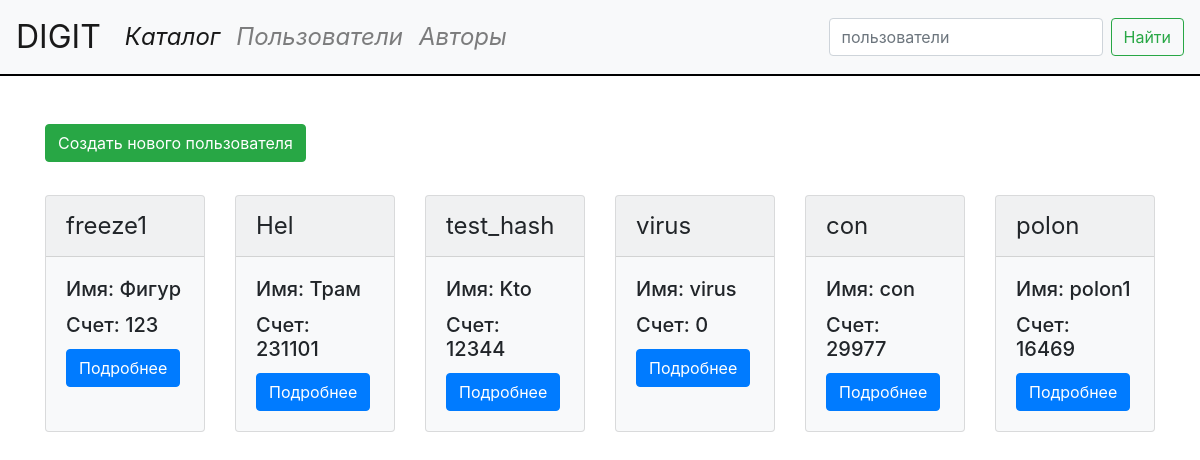
Screenshot of /digit/users/ (signed in) with the database file from the repository.
### server/models.py (models this page shows, shortened)
class Users(models.Model):
	Id_user 	= models.AutoField(primary_key = True)
	Nickname 	= models.CharField(max_length = 20, unique = True)
	Password 	= models.CharField(max_length = 64)
	Device 		= models.CharField(max_length = 100, db_index = True)
	Name 		= models.CharField(max_length = 20)
	Money 		= models.IntegerField()
	Books 		= models.ManyToManyField('Books', blank = True, related_name = 'users')
	Slug 		= models.SlugField(max_length = 20, unique = True, blank = True)
	def get_absolute_url(self):
		return reverse('user_detail_url', kwargs = {'Slug':self.Slug})

### server/views.py (the view)
# urls.py: path('users/', users.as_view(), name = 'users_url'),
class users(LoginRequiredMixin, ObjectsMixin, View):
	model 	 	= Users
	template 	= 'blog/users.html'
	search 		= 1
	raise_exception = True

### server/utils.py (called while the page is built)
	def get(self, request):
		search_query = request.GET.get('search', '')
		if search_query:
			if (self.search == 0):
				obj = self.model.objects.filter(Title__icontains = search_query)
			elif (self.search == 1):
				obj = self.model.objects.filter(Nickname__icontains = search_query)
			elif (self.search == 2):
				obj = self.model.objects.filter(Author__icontains = search_query)
		else:
			obj = self.model.objects.all()
		return render(request, self.template, context = { self.model.__name__.lower() : obj })

### server/templates/blog/users.html (shortened to what this page needs)
{% extends 'blog/base.html' %}
{% block content %}
	<a href="{% url 'user_create_url' %}"><button type="button" class="btn btn-success" style="margin-bottom: 3%">Создать нового пользователя</button></a>
	<div class="card-deck" >
	{% for user in users %}
		<div class="card bg-light mb-3" style="max-width: 18rem;">
			<div class="card-header" style="font-size: 150%">{{ user.Nickname }}</div>
			<div class="card-body">
				<h5 class="card-title">Имя: {{ user.Name }}</h5>
				<h5 class="card-title">Счет: {{ user.Money }}</h5>
				<a href="{{ user.get_absolute_url }}"><button type="button" class="btn btn-primary">Подробнее</button></a>
			</div>
		</div>
	{% endfor %}
	</div>
{% endblock %}
{% block search %}
	<form class="form-inline my-2 my-lg-0" action="{% url 'users_url' %}">
			<input class="form-control mr-sm-2" type="search" placeholder="пользователи" aria-label="Search" name = "search">
			<button class="btn btn-outline-success my-2 my-sm-0" type="submit">Найти</button>
	</form>
{% endblock %}

### rows the page displays
Users: Nickname "freeze1", Name "Фигур", Money "123"
Users: Nickname "Hel", Name "Трам", Money "231101"
Users: Nickname "test_hash", Name "Kto", Money "12344"
Users: Nickname "virus", Name "virus", Money "0"
Users: Nickname "con", Name "con", Money "29977"
Users: Nickname "polon", Name "polon1", Money "16469"
